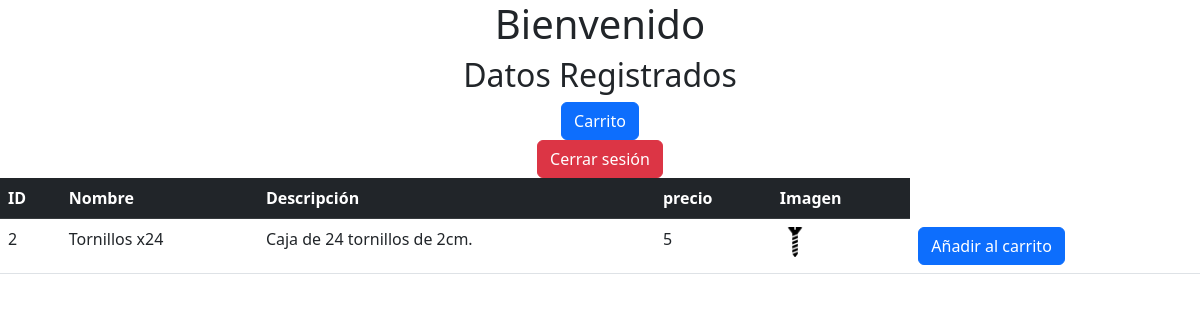
The page /php/index.php on the database as committed earlier.
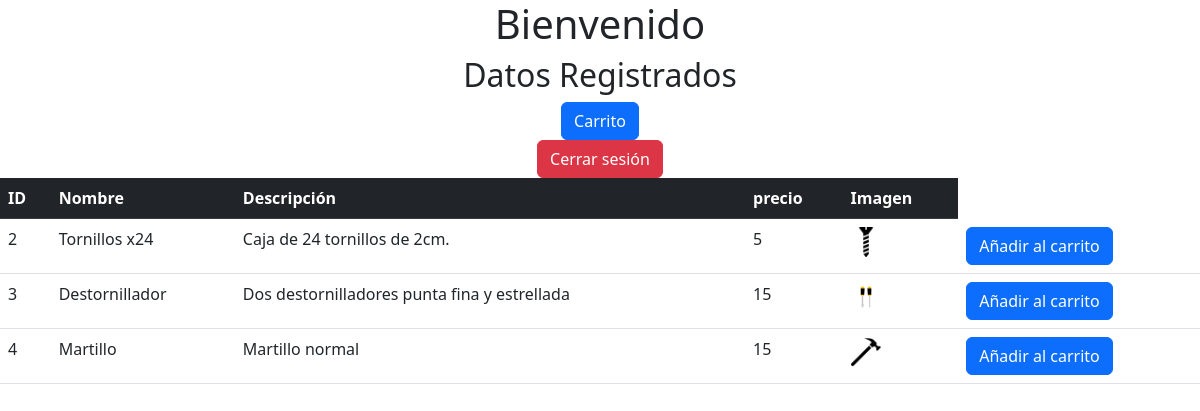
The same page on the database as committed later.
### tables this page shows
CREATE TABLE `stock` (
  `id` int(11) NOT NULL,
  `nombre` varchar(255) NOT NULL,
  `descripcion` varchar(255) NOT NULL,
  `precio` int(11) NOT NULL,
  `imagen` varchar(255) NOT NULL
);

### php/ControlIndex.php (the view, shortened to what this page needs)
<?php
function Stock()
{
    $con = conexionBd();
    $sql = "SELECT * FROM stock";
    $resultado = mysqli_query($con, $sql);
    if (mysqli_num_rows($resultado) > 0) {
        echo "<table class='table'>";
        echo "<thead class='table-dark'>";
        echo "<tr><th>ID</th><th>Nombre</th><th>Descripción</th><th>precio</th><th>Imagen</th></tr>";
        echo "</thead>";
        echo "<tbody>";
        while ($fila = mysqli_fetch_assoc($resultado)) {
            echo "<tr>";
            echo "<td>" . $fila['id'] . "</td>";
            echo "<td>" . $fila['nombre'] . "</td>";
            echo "<td>" . $fila['descripcion'] . "</td>";
            echo "<td>" . $fila['precio'] . "</td>";
            echo "<td><img style='max-height: 30px; max-width: 30px;' src=" . "../images/" . $fila['imagen'] . ".png" . "></td>";
            echo "<td><form method='post' action=''>";
            echo "<button class='btn btn-primary' name='añadircarrito'>Añadir al carrito</button>";
            echo "</form></td>";
            echo "</tr>";
        }
        echo "</tbody></table>";
    } else {
        echo "<div class='alert alert-warning' role='alert'>No se encontraron resultados</div>";
    }
}
?>

### php/index.php (shortened to what this page needs)
<?php
include '../php/Controlindex.php';
?>
<!DOCTYPE html>
<html>
    <head>
        <link rel="stylesheet" href="../css/bootstrap.min.css">
    </head>
    <body>
        <h1 class="text-center">Bienvenido <?php echo $_SESSION['nombre']; ?></h1>
        <h2 class="text-center">Datos Registrados</h2>
        <div class="container carrito d-flex justify-content-center">
            <a href="carrito.php" class="btn btn-primary">Carrito</a>
        </div>
        <form action="../login.php" class="text-center">
            <input type="submit" name="sesionDestroy" value="Cerrar sesión" class="btn btn-danger"/>
        </form>
       <?php Stock(); ?>
    </body>
</html>

Rows that differ between the two databases and show on the page:
added stock: id "3", nombre "Destornillador", descripcion "Dos destornilladores punta fina y estrellada", precio "15", imagen (picture)
added stock: id "4", nombre "Martillo", descripcion "Martillo normal", precio "15", imagen (picture)
